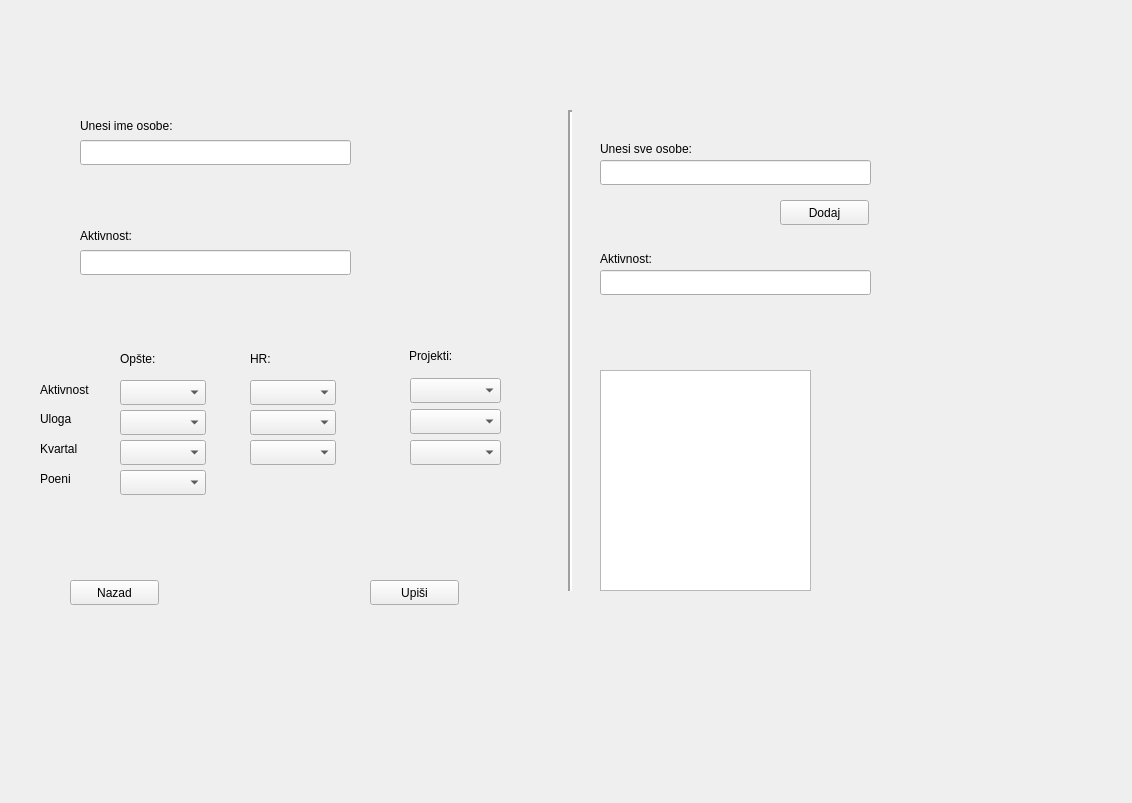
<?xml version="1.0" encoding="UTF-8"?>
<ui version="4.0">
 <class>MainWindow</class>
 <widget class="QMainWindow" name="MainWindow">
  <property name="geometry">
   <rect>
    <x>0</x>
    <y>0</y>
    <width>1132</width>
    <height>803</height>
   </rect>
  </property>
  <property name="windowTitle">
   <string>MainWindow</string>
  </property>
  <widget class="QWidget" name="centralwidget">
   <widget class="QStackedWidget" name="stackedWidget">
    <property name="geometry">
     <rect>
      <x>30</x>
      <y>10</y>
      <width>1071</width>
      <height>771</height>
     </rect>
    </property>
    <property name="currentIndex">
     <number>1</number>
    </property>
    <widget class="QWidget" name="page1">
     <widget class="QWidget" name="verticalLayoutWidget_2">
      <property name="geometry">
       <rect>
        <x>450</x>
        <y>310</y>
        <width>179</width>
        <height>80</height>
       </rect>
      </property>
      <layout class="QVBoxLayout" name="verticalLayout_1">
       <item>
        <widget class="QPushButton" name="spcPushButton">
         <property name="text">
          <string>Sistem Praćenja Članstva</string>
         </property>
        </widget>
       </item>
       <item>
        <widget class="QPushButton" name="addErasePushButton">
         <property name="text">
          <string>Brisanje/Dodavanje</string>
         </property>
        </widget>
       </item>
      </layout>
     </widget>
    </widget>
    <widget class="QWidget" name="page2">
     <widget class="QLabel" name="nameLabelLeft">
      <property name="geometry">
       <rect>
        <x>50</x>
        <y>100</y>
        <width>131</width>
        <height>31</height>
       </rect>
      </property>
      <property name="text">
       <string>Unesi ime osobe:</string>
      </property>
     </widget>
     <widget class="QLineEdit" name="nameLineEditLeft">
      <property name="geometry">
       <rect>
        <x>50</x>
        <y>130</y>
        <width>271</width>
        <height>25</height>
       </rect>
      </property>
     </widget>
     <widget class="QLabel" name="activityLabelRight">
      <property name="geometry">
       <rect>
        <x>50</x>
        <y>210</y>
        <width>131</width>
        <height>31</height>
       </rect>
      </property>
      <property name="text">
       <string>Aktivnost:</string>
      </property>
     </widget>
     <widget class="QLineEdit" name="activityLineEditLeft">
      <property name="geometry">
       <rect>
        <x>50</x>
        <y>240</y>
        <width>271</width>
        <height>25</height>
       </rect>
      </property>
     </widget>
     <widget class="QPushButton" name="backButtonLeft">
      <property name="geometry">
       <rect>
        <x>40</x>
        <y>570</y>
        <width>89</width>
        <height>25</height>
       </rect>
      </property>
      <property name="text">
       <string>Nazad</string>
      </property>
     </widget>
     <widget class="QLabel" name="projectsLabelLeft">
      <property name="geometry">
       <rect>
        <x>379</x>
        <y>337</y>
        <width>67</width>
        <height>17</height>
       </rect>
      </property>
      <property name="text">
       <string>Projekti:</string>
      </property>
     </widget>
     <widget class="Line" name="line">
      <property name="geometry">
       <rect>
        <x>530</x>
        <y>100</y>
        <width>20</width>
        <height>481</height>
       </rect>
      </property>
      <property name="lineWidth">
       <number>2</number>
      </property>
      <property name="orientation">
       <enum>Qt::Vertical</enum>
      </property>
     </widget>
     <widget class="QPlainTextEdit" name="allPersonsRight">
      <property name="geometry">
       <rect>
        <x>570</x>
        <y>360</y>
        <width>211</width>
        <height>221</height>
       </rect>
      </property>
     </widget>
     <widget class="QLabel" name="namesLabelRight">
      <property name="geometry">
       <rect>
        <x>570</x>
        <y>130</y>
        <width>121</width>
        <height>17</height>
       </rect>
      </property>
      <property name="text">
       <string>Unesi sve osobe:</string>
      </property>
     </widget>
     <widget class="QLineEdit" name="namesRightLineEdit">
      <property name="geometry">
       <rect>
        <x>570</x>
        <y>150</y>
        <width>271</width>
        <height>25</height>
       </rect>
      </property>
     </widget>
     <widget class="QPushButton" name="addButtonRight">
      <property name="geometry">
       <rect>
        <x>750</x>
        <y>190</y>
        <width>89</width>
        <height>25</height>
       </rect>
      </property>
      <property name="text">
       <string>Dodaj</string>
      </property>
     </widget>
     <widget class="QLabel" name="activityLabelLeft">
      <property name="geometry">
       <rect>
        <x>570</x>
        <y>240</y>
        <width>91</width>
        <height>17</height>
       </rect>
      </property>
      <property name="text">
       <string>Aktivnost:</string>
      </property>
     </widget>
     <widget class="QLineEdit" name="activityLineEditRight">
      <property name="geometry">
       <rect>
        <x>570</x>
        <y>260</y>
        <width>271</width>
        <height>25</height>
       </rect>
      </property>
     </widget>
     <widget class="QLabel" name="opsteLabelLeft">
      <property name="geometry">
       <rect>
        <x>90</x>
        <y>340</y>
        <width>67</width>
        <height>17</height>
       </rect>
      </property>
      <property name="text">
       <string>Opšte:</string>
      </property>
     </widget>
     <widget class="QLabel" name="hrLabelLeft">
      <property name="geometry">
       <rect>
        <x>220</x>
        <y>340</y>
        <width>67</width>
        <height>17</height>
       </rect>
      </property>
      <property name="text">
       <string>HR:</string>
      </property>
     </widget>
     <widget class="QComboBox" name="dropDownOpste4">
      <property name="geometry">
       <rect>
        <x>90</x>
        <y>460</y>
        <width>86</width>
        <height>25</height>
       </rect>
      </property>
     </widget>
     <widget class="QComboBox" name="dropDownOpste1">
      <property name="geometry">
       <rect>
        <x>90</x>
        <y>370</y>
        <width>86</width>
        <height>25</height>
       </rect>
      </property>
     </widget>
     <widget class="QComboBox" name="dropDownOpste2">
      <property name="geometry">
       <rect>
        <x>90</x>
        <y>400</y>
        <width>86</width>
        <height>25</height>
       </rect>
      </property>
     </widget>
     <widget class="QComboBox" name="dropDownOpste3">
      <property name="geometry">
       <rect>
        <x>90</x>
        <y>430</y>
        <width>86</width>
        <height>25</height>
       </rect>
      </property>
     </widget>
     <widget class="QComboBox" name="dropDownHR1">
      <property name="geometry">
       <rect>
        <x>220</x>
        <y>370</y>
        <width>86</width>
        <height>25</height>
       </rect>
      </property>
     </widget>
     <widget class="QComboBox" name="dropDownHR2">
      <property name="geometry">
       <rect>
        <x>220</x>
        <y>400</y>
        <width>86</width>
        <height>25</height>
       </rect>
      </property>
     </widget>
     <widget class="QComboBox" name="dropDownProjekti1">
      <property name="geometry">
       <rect>
        <x>380</x>
        <y>368</y>
        <width>91</width>
        <height>25</height>
       </rect>
      </property>
      <property name="BDI" stdset="0">
       <string/>
      </property>
      <property name="BDW" stdset="0">
       <string/>
      </property>
      <property name="Kurs" stdset="0">
       <string/>
      </property>
      <property name="JobFair" stdset="0">
       <string/>
      </property>
      <property name="Motvik" stdset="0">
       <string/>
      </property>
     </widget>
     <widget class="QComboBox" name="dropDownProjekti2">
      <property name="geometry">
       <rect>
        <x>380</x>
        <y>399</y>
        <width>91</width>
        <height>25</height>
       </rect>
      </property>
     </widget>
     <widget class="QComboBox" name="dropDownProjekti3">
      <property name="geometry">
       <rect>
        <x>380</x>
        <y>430</y>
        <width>91</width>
        <height>25</height>
       </rect>
      </property>
     </widget>
     <widget class="QLabel" name="label">
      <property name="geometry">
       <rect>
        <x>10</x>
        <y>370</y>
        <width>71</width>
        <height>20</height>
       </rect>
      </property>
      <property name="text">
       <string>Aktivnost</string>
      </property>
     </widget>
     <widget class="QLabel" name="label_2">
      <property name="geometry">
       <rect>
        <x>10</x>
        <y>400</y>
        <width>67</width>
        <height>17</height>
       </rect>
      </property>
      <property name="text">
       <string>Uloga</string>
      </property>
     </widget>
     <widget class="QLabel" name="label_3">
      <property name="geometry">
       <rect>
        <x>10</x>
        <y>430</y>
        <width>67</width>
        <height>17</height>
       </rect>
      </property>
      <property name="text">
       <string>Kvartal</string>
      </property>
     </widget>
     <widget class="QLabel" name="label_4">
      <property name="geometry">
       <rect>
        <x>10</x>
        <y>460</y>
        <width>67</width>
        <height>17</height>
       </rect>
      </property>
      <property name="text">
       <string>Poeni</string>
      </property>
     </widget>
     <widget class="QComboBox" name="dropDownHR3">
      <property name="geometry">
       <rect>
        <x>220</x>
        <y>430</y>
        <width>86</width>
        <height>25</height>
       </rect>
      </property>
     </widget>
     <widget class="QPushButton" name="upisiButtonLeft">
      <property name="geometry">
       <rect>
        <x>340</x>
        <y>570</y>
        <width>89</width>
        <height>25</height>
       </rect>
      </property>
      <property name="text">
       <string>Upiši</string>
      </property>
     </widget>
    </widget>
   </widget>
  </widget>
 </widget>
 <resources/>
 <connections/>
</ui>
